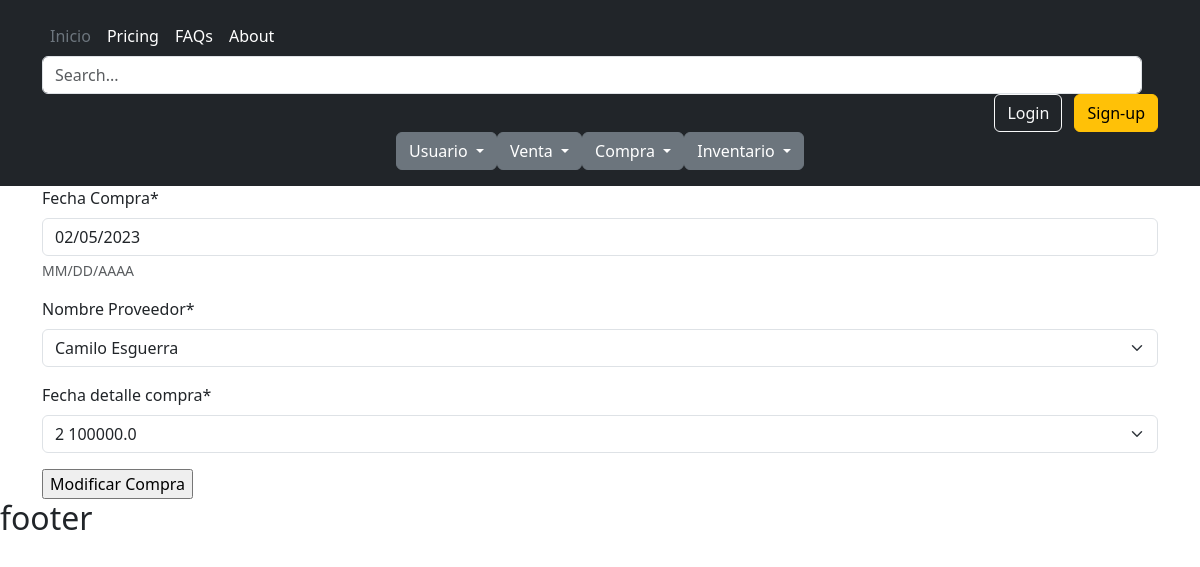
The page /compras/compra/modificar/2/ on the database its author committed.
### compra/models.py (models this page shows, shortened)
class Compra(models.Model):
        fecha_compra= models.DateField(verbose_name="Fecha Compra", help_text="MM/DD/AAAA")
        id_proveedor=models.ForeignKey(Proveedor, on_delete=models.CASCADE,verbose_name="Nombre Proveedor")
        class Meta:
                verbose_name_plural = "Compras"

### compra/views.py (the view)
# urls.py: path('compra/modificar/<int:pk>/', compra_modificar, name="compra-modificar"),
def compra_modificar(request, pk):
    titulo = "Compra"
    compra = Compra.objects.get(id=pk)
    if request.method == 'POST':
        form = CompraUpdateForm(request.POST, instance=compra)
        if form.is_valid():
            form.save()
            messages.success(request, 'El formulario se ha enviado correctamente.')
            return redirect('compra')
    else:
        form = CompraUpdateForm(instance=compra)
    context = {
        "titulo": titulo,
        "form": form
    }
    return render(request, "compras/compra/modificar.html", context)

### compra/forms.py
class CompraUpdateForm(ModelForm):
    class Meta:
        model = Compra
        fields = "__all__"

### compra/models.py (called while the page is built)
        def __str__(self):
                return "%s %s"%(self.nombre_proveedor,self.apellido_proveedor)

        def __str__(self):
                return "%s %s"%(self.cantidad_producto,self.valor_total)

### base/templates/compras/compra/modificar.html
{% extends 'partials/body.html' %}
{% load crispy_forms_tags %}
{% block contenido %}
<form action="" method="POST">
  {% csrf_token %} {{form|crispy}}
  <input type="submit" value="Modificar {{titulo}}" />
</form>
{% endblock contenido %}

### rows shown on the page
Compra: fecha_compra "02/05/2023", id_proveedor "Camilo Esguerra", id_detalle_compra "2 100000.0"
